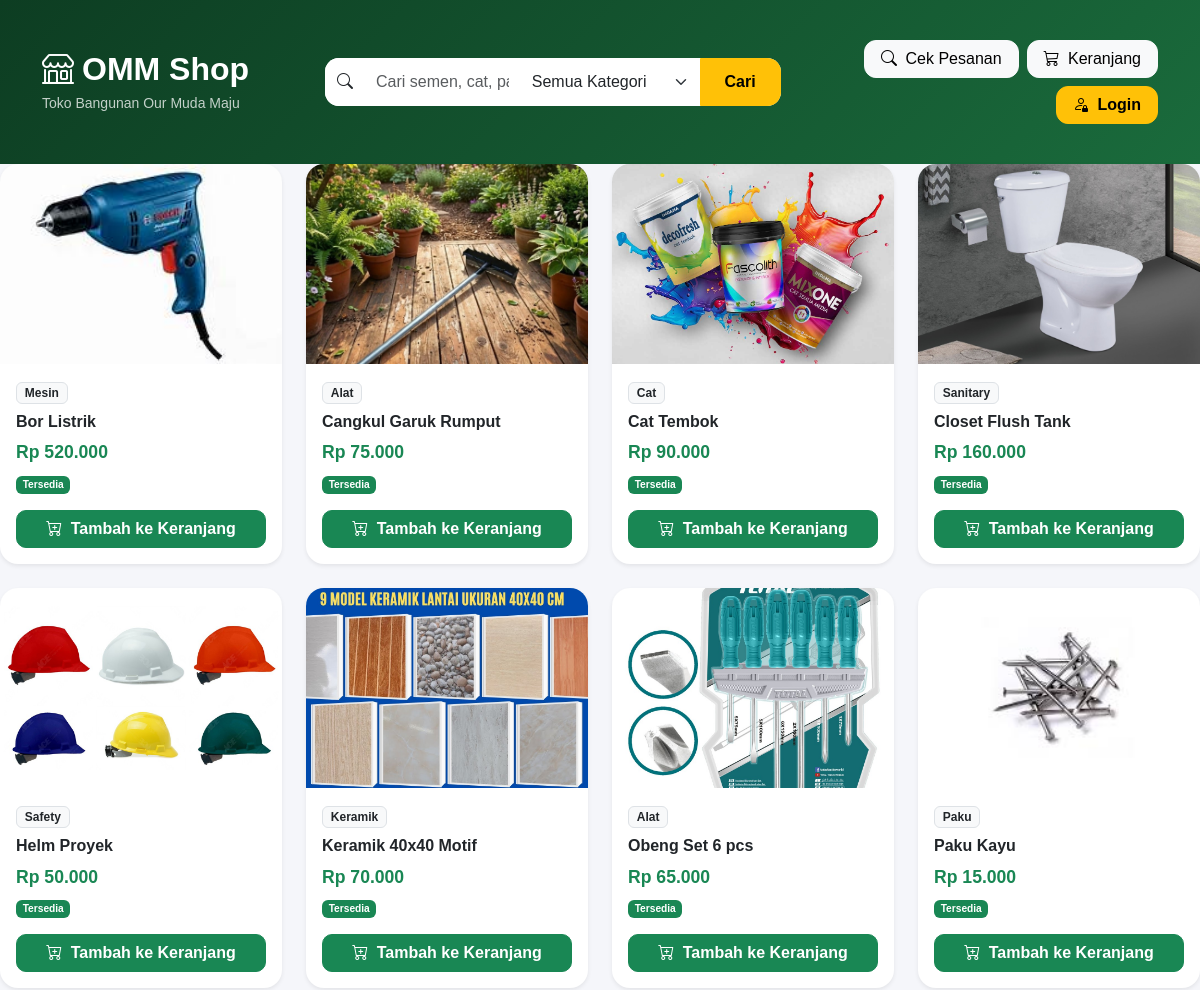
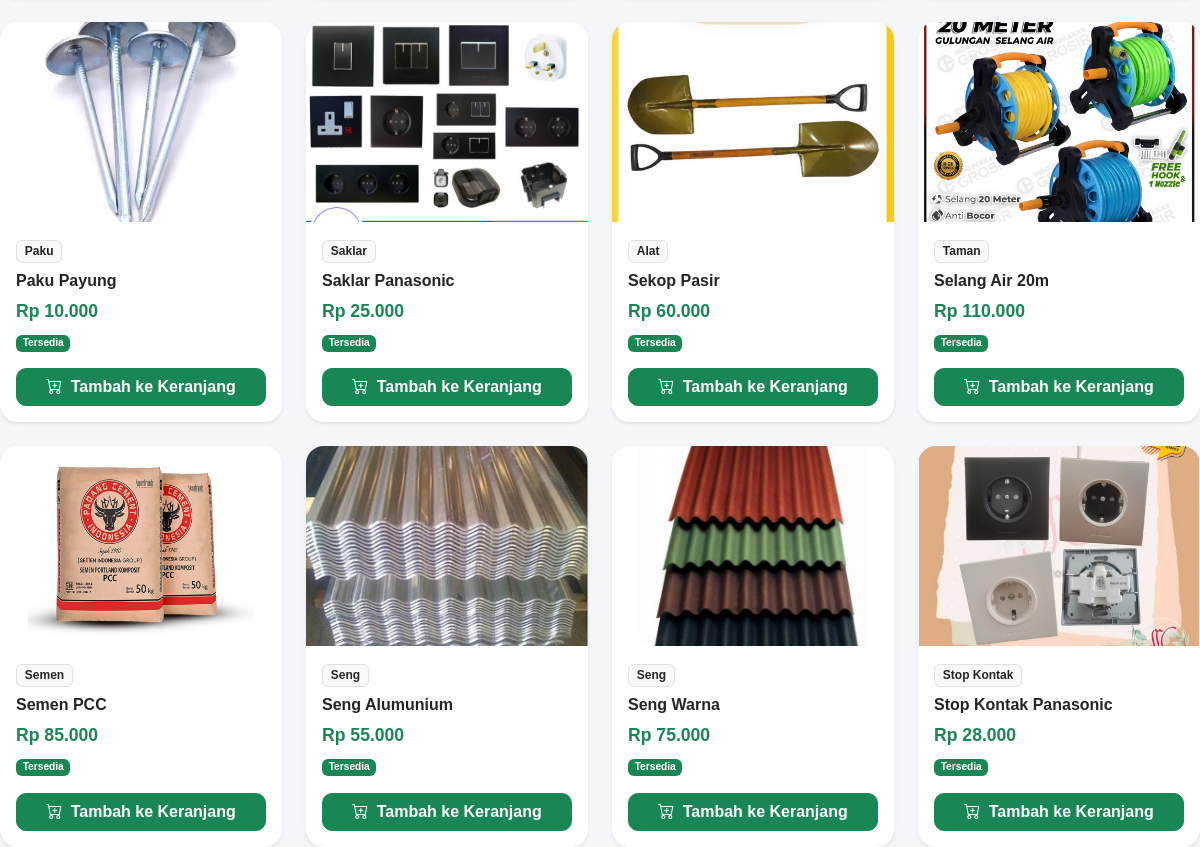
The page / on the database its author committed (2 pictures, top to bottom).
### tables this page shows
CREATE TABLE `produk` (
  `id_produk` int NOT NULL AUTO_INCREMENT,
  `nama_produk` varchar(100) NOT NULL,
  `kategori` varchar(50) NOT NULL,
  `satuan` varchar(20) NOT NULL,
  `harga_beli` decimal(12,2) NOT NULL,
  `harga_jual` decimal(12,2) NOT NULL,
  `barcode` varchar(50) NOT NULL,
  `created_at` timestamp NULL DEFAULT CURRENT_TIMESTAMP,
  `foto` varchar(255) DEFAULT NULL COMMENT 'Foto Produk',
  PRIMARY KEY (`id_produk`)
);

### koneksi.php (called while the page is built, shortened)
<?php
class Koneksi {
    private $db_host = 'localhost',
            $db_user = 'root',
            $db_pass = 'kristin',
            $db_name = 'db_toko_bangunan';
    function __construct() {
        try {
            $this->db = new PDO(
                "mysql:host=$this->db_host;dbname=$this->db_name;charset=utf8",
                $this->db_user,
                $this->db_pass,
                [PDO::ATTR_ERRMODE => PDO::ERRMODE_EXCEPTION]
            );
        } catch (PDOException $e) {
            die('<div class="alert alert-danger m-3">Koneksi database gagal: ' . $e->getMessage() . '</div>');
        }
    }
}
?>

### Dml.php (called while the page is built, shortened)
<?php
include_once "koneksi.php";
class Dml extends Koneksi {
    public function query($sql, $params = [])
    {
        $q = $this->db->prepare($sql);
        $q->execute($params);
        return $q->fetchAll(PDO::FETCH_ASSOC);
    }
}
?>

### fungsi.php (called while the page is built, shortened)
<?php
function rupiah($angka)
{
    return 'Rp ' . number_format($angka, 0, ',', '.');
}

### index.php (the view, shortened to what this page needs)
<?php
include "fungsi.php";
include "Dml.php";
$db = new Dml();
$cari = isset($_GET['cari']) ? trim($_GET['cari']) : '';
$where = "1=1";
$produk = $db->query("
    SELECT
        p.*,
        COALESCE(
            SUM(
                CASE
                    WHEN sm.jenis='masuk' THEN sm.jumlah
                    WHEN sm.jenis='keluar' THEN -sm.jumlah
                END
            ),0
        ) as stok_saat_ini
    FROM produk p
    LEFT JOIN stok_mutasi sm
        ON p.id_produk=sm.id_produk
    WHERE $where
    GROUP BY p.id_produk
    ORDER BY p.nama_produk ASC
");
?>
<!DOCTYPE html>
<html lang="id">
<head>
<link href="https://cdn.jsdelivr.net/npm/bootstrap@5.3.2/dist/css/bootstrap.min.css" rel="stylesheet">
<link href="https://cdn.jsdelivr.net/npm/bootstrap-icons@1.11.3/font/bootstrap-icons.css" rel="stylesheet">
</head>
<body>
<div class="shop-header">
    <div class="container">
        <div class="row align-items-center g-3">
            <div class="col-lg-3">
                <div>
                    <h2 class="fw-bold mb-1 d-flex align-items-center">
                        <i class="bi bi-shop me-2"></i>
                        OMM Shop
                    </h2>
                    <p class="mb-0 opacity-75 small">
                        Toko Bangunan Our Muda Maju
                    </p>
                </div>
            </div>
            <div class="col-lg-5">
            <form method="get">
                <div class="input-group">
                    <span class="input-group-text border-0 bg-white">
                        <i class="bi bi-search"></i>
                    </span>
                    <input type="text"
                        name="cari"
                        class="form-control border-0 shadow-none"
                        placeholder="Cari semen, cat, paku..."
                        value="<?php echo htmlspecialchars($cari); ?>">
                    <select name="kat"
                            class="form-select border-0 shadow-none"
                            style="max-width:220px;">
                        <option value="">
                            Semua Kategori
                        </option>
                    </select>
                    <button class="btn btn-warning px-4 fw-semibold">
                        Cari
                    </button>
                </div>
            </form>
            </div>
            <div class="col-lg-4">
                <div class="d-flex justify-content-lg-end gap-2 flex-wrap">
                    <a href="cek-pesanan.php"
                       class="btn btn-light position-relative px-3">
                        <i class="bi bi-search me-1"></i>
                        Cek Pesanan
                    </a>
                    <a href="keranjang.php"
                       class="btn btn-light position-relative px-3">
                        <i class="bi bi-cart3 me-1"></i>
                        Keranjang
                    </a>
                    <a href="login.php"
                       class="btn btn-warning fw-semibold px-3">
                        <i class="bi bi-person-lock me-1"></i>
                        Login
                    </a>
                </div>
            </div>
        </div>
    </div>
</div>
    <div class="row g-4">
        <?php if(empty($produk)): ?>
        <div class="col-12">
            <div class="alert alert-warning text-center">
                Produk tidak ditemukan
            </div>
        </div>
        <?php else: ?>
        <?php foreach($produk as $p): ?>
        <?php $stok = intval($p['stok_saat_ini']); ?>
        <div class="col-md-3">
            <div class="card product-card shadow-sm">
                <div class="product-image">
                    <?php if(!empty($p['foto'])): ?>
                    <img src="upload/<?php echo $p['foto']; ?>"
                        class="w-100 h-100 object-fit-cover">
                    <?php else: ?>
                    <i class="bi bi-box-seam"></i>
                    <?php endif; ?>
                </div>
                <div class="card-body d-flex flex-column">
                    <div class="mb-2">
                        <span class="badge bg-light text-dark border">
                            <?php echo $p['kategori']; ?>
                        </span>
                    </div>
                    <h6 class="fw-bold">
                        <?php echo htmlspecialchars($p['nama_produk']); ?>
                    </h6>
                    <div class="price mb-2">
                        <?php echo rupiah($p['harga_jual']); ?>
                    </div>
                    <div class="stok mb-3">
                        <?php if($stok <= 0): ?>
                        <span class="badge bg-danger">
                            Stok Habis
                        </span>
                        <?php elseif($stok <= 10): ?>
                        <span class="badge bg-warning text-dark">
                            Stok <?php echo $stok; ?>
                        </span>
                        <?php else: ?>
                        <span class="badge bg-success">
                            Tersedia
                        </span>
                        <?php endif; ?>
                    </div>
                    <div class="mt-auto">
                        <?php if($stok > 0): ?>
                        <a href="cart-add.php?id=<?php echo $p['id_produk']; ?>"
                           class="btn btn-success w-100 btn-cart">
                            <i class="bi bi-cart-plus me-1"></i>
                            Tambah ke Keranjang
                        </a>
                        <?php else: ?>
                        <button class="btn btn-secondary w-100" disabled>
                            Stok Habis
                        </button>
                        <?php endif; ?>
                    </div>
                </div>
            </div>
        </div>
        <?php endforeach; ?>
        <?php endif; ?>
    </div>
</body>
</html>

### index.php (style rules this page uses)
body { background:#f5f6fa; font-family:'Poppins',sans-serif; }
.shop-header { background:linear-gradient(135deg,#0d3d22,#1a6b3c); color:white; padding:40px 0; }
.shop-header .input-group { background:white; border-radius:14px; overflow:hidden; }
.shop-header .form-control { height:48px; }
.shop-header .btn { border-radius:12px; }
.shop-header .btn-warning { color:#000; }
.product-card { border:none; border-radius:18px; overflow:hidden; transition:0.2s; height:100%; }
.product-image { height:200px; background:#e9ecef; display:flex; align-items:center; justify-content:center; font-size:4rem; color:#bbb; }
.price { color:#198754; font-size:1.1rem; font-weight:700; }
.stok { font-size:0.85rem; }
.btn-cart { border-radius:10px; font-weight:600; }

### rows shown on the page
produk: foto (picture), kategori "Mesin", nama_produk "Bor Listrik", harga_jual "Rp 520.000"
produk: foto (picture), kategori "Alat", nama_produk "Cangkul Garuk Rumput", harga_jual "Rp 75.000"
produk: foto (picture), kategori "Cat", nama_produk "Cat Tembok", harga_jual "Rp 90.000"
produk: foto (picture), kategori "Sanitary", nama_produk "Closet Flush Tank", harga_jual "Rp 160.000"
produk: foto (picture), kategori "Safety", nama_produk "Helm Proyek", harga_jual "Rp 50.000"
produk: foto (picture), kategori "Keramik", nama_produk "Keramik 40x40 Motif", harga_jual "Rp 70.000"
produk: foto (picture), kategori "Alat", nama_produk "Obeng Set 6 pcs", harga_jual "Rp 65.000"
produk: foto (picture), kategori "Paku", nama_produk "Paku Kayu", harga_jual "Rp 15.000"
produk: foto (picture), kategori "Paku", nama_produk "Paku Payung", harga_jual "Rp 10.000"
produk: foto (picture), kategori "Saklar", nama_produk "Saklar Panasonic", harga_jual "Rp 25.000"
produk: foto (picture), kategori "Alat", nama_produk "Sekop Pasir", harga_jual "Rp 60.000"
produk: foto (picture), kategori "Taman", nama_produk "Selang Air 20m", harga_jual "Rp 110.000"
produk: foto (picture), kategori "Semen", nama_produk "Semen PCC", harga_jual "Rp 85.000"
produk: foto (picture), kategori "Seng", nama_produk "Seng Alumunium", harga_jual "Rp 55.000"
produk: foto (picture), kategori "Seng", nama_produk "Seng Warna", harga_jual "Rp 75.000"
produk: foto (picture), kategori "Stop Kontak", nama_produk "Stop Kontak Panasonic", harga_jual "Rp 28.000"
